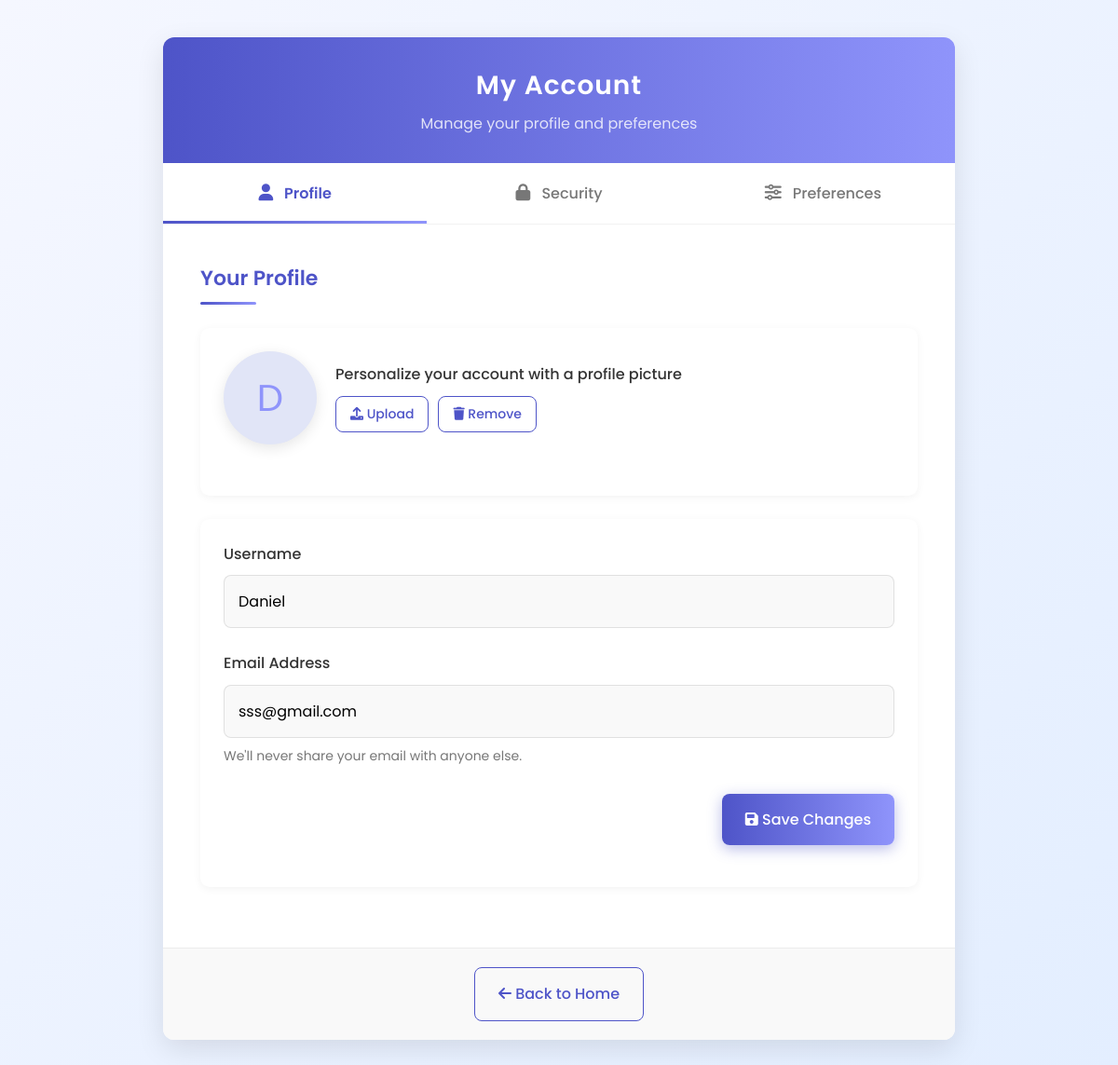
Page /account_setting.php (signed in) on the committed database.
### tables this page shows
CREATE TABLE `customer` (
  `Customer_id` int(11) NOT NULL,
  `Customer_name` varchar(50) NOT NULL,
  `Customer_email` varchar(50) NOT NULL,
  `Customer_password` varchar(50) NOT NULL,
  `profile_image` varchar(255) DEFAULT NULL,
  `reset_token` varchar(64) DEFAULT NULL,
  `reset_token_expires` datetime DEFAULT NULL,
  `is_active` tinyint(1) DEFAULT 1
);

### account_setting.php (the view, shortened to what this page needs)
<?php
$host = "localhost";
$db_user = "root";
$db_pass = "";
$db_name = "petshop";
$conn = new mysqli($host, $db_user, $db_pass, $db_name);
$customer_id = $_SESSION['customer_id'];
$sql = "SELECT Customer_id, Customer_name, Customer_email FROM customer WHERE Customer_id = ?";
$stmt = $conn->prepare($sql);
$stmt->bind_param("i", $customer_id);
$stmt->execute();
$result = $stmt->get_result();
$customer = $result->fetch_assoc();
$first_letter = strtoupper(substr($customer['Customer_name'], 0, 1));
?>
<!DOCTYPE html>
<html lang="en">
<head>
    <link rel="stylesheet" href="account_setting.css">
    <link rel="stylesheet" href="https://cdnjs.cloudflare.com/ajax/libs/font-awesome/6.0.0/css/all.min.css">
</head>
<body>
<div class="account-container">
    <div class="account-header">
        <h1>My Account</h1>
        <div class="header-subtitle">Manage your profile and preferences</div>
    </div>
    <div class="account-content">
        <div class="tab-navigation">
            <button class="tab active" data-tab="profile-tab">
                <i class="fas fa-user"></i> Profile
            </button>
            <button class="tab" data-tab="security-tab">
                <i class="fas fa-lock"></i> Security
            </button>
            <button class="tab" data-tab="preferences-tab">
                <i class="fas fa-sliders-h"></i> Preferences
            </button>
        </div>
        <div id="profile-tab" class="tab-content active">
            <h2 class="section-title">Your Profile</h2>
            <div class="setting-card">
                <div class="avatar-section">
                    <div class="avatar-container">
                        <div class="avatar-placeholder"><?php echo $first_letter; ?></div>
                    </div>
                    <div class="avatar-actions">
                        <p>Personalize your account with a profile picture</p>
                        <div class="avatar-buttons">
                            <button class="btn btn-secondary avatar-btn">
                                <i class="fas fa-upload"></i> Upload
                            </button>
                            <button class="btn btn-secondary avatar-btn">
                                <i class="fas fa-trash"></i> Remove
                            </button>
                        </div>
                    </div>
                </div>
            </div>
            <div class="setting-card">
                <form method="post" action="account_setting.php" class="settings-form">
                    <div class="form-group">
                        <label for="Customer_name">Username</label>
                        <input
                            type="text"
                            id="Customer_name"
                            name="Customer_name"
                            class="form-control"
                            value="<?php echo htmlspecialchars($customer['Customer_name']); ?>"
                            required
                        >
                    </div>
                    <div class="form-group">
                        <label for="Customer_email">Email Address</label>
                        <input
                            type="email"
                            id="Customer_email"
                            name="Customer_email"
                            class="form-control"
                            value="<?php echo htmlspecialchars($customer['Customer_email']); ?>"
                            required
                        >
                        <span class="form-hint">We'll never share your email with anyone else.</span>
                    </div>
                    <div class="form-actions">
                        <button type="submit" name="update_profile" class="btn btn-primary">
                            <i class="fas fa-save"></i> Save Changes
                        </button>
                    </div>
                </form>
            </div>
        </div>
    </div>
    <div class="navigation-links">
        <a href="userhomepage.php" class="btn btn-secondary">
            <i class="fas fa-arrow-left"></i> Back to Home
        </a>
    </div>
</div>
</body>
</html>

### account_setting.css (style rules this page uses)
:root { --primary-color: #4e54c8; --primary-gradient: linear-gradient(to right, #4e54c8, #8f94fb); --secondary-color: #f9f9f9; --accent-color: #6c63ff; --text-color: #333; --text-light: #777; --success-color: #00c853; --error-color: #ff3d00; --warning-color: #ffab00; --border-radius: 12px; --box-shadow: 0 10px 30px rgba(0, 0, 0, 0.1); --transition: all 0.3s ease; }
* { box-sizing: border-box; margin: 0; padding: 0; font-family: 'Poppins', 'Segoe UI', sans-serif; }
body { background-color: #f5f7ff; background-image: linear-gradient(135deg, #f5f7ff 0%, #e3eeff 100%); min-height: 100vh; padding: 40px 20px; line-height: 1.6; color: var(--text-color); }
.account-container { max-width: 850px; margin: 0 auto; background-color: white; border-radius: var(--border-radius); box-shadow: var(--box-shadow); overflow: hidden; position: relative; }
.account-header { background: var(--primary-gradient); padding: 30px; color: white; text-align: center; position: relative; }
.account-header h1 { margin: 0; font-weight: 600; font-size: 28px; letter-spacing: 1px; }
.header-subtitle { font-size: 16px; opacity: 0.8; margin-top: 5px; }
.account-content { padding: 0; }
.tab-navigation { display: flex; background-color: white; position: relative; border-bottom: 1px solid rgba(0,0,0,0.05); }
.tab { flex: 1; background: white; border: none; padding: 20px 15px; font-size: 16px; font-weight: 500; color: var(--text-light); cursor: pointer; transition: var(--transition); position: relative; overflow: hidden; }
.tab:before { content: ''; position: absolute; bottom: 0; left: 0; width: 100%; height: 3px; background: var(--primary-gradient); transform: scaleX(0); transition: var(--transition); transform-origin: center; }
.tab.active { color: var(--primary-color); font-weight: 600; }
.tab.active:before { transform: scaleX(1); }
.tab-content { display: none; padding: 40px; }
.tab-content.active { display: block; animation: fadeIn 0.5s ease; }
.tab i { margin-right: 8px; font-size: 18px; }
.section-title { color: var(--primary-color); font-size: 22px; font-weight: 600; margin-bottom: 25px; position: relative; padding-bottom: 10px; }
.section-title:after { content: ''; position: absolute; bottom: 0; left: 0; width: 60px; height: 3px; background: var(--primary-gradient); border-radius: 3px; }
.settings-form { margin-bottom: 20px; }
.form-group { margin-bottom: 25px; position: relative; }
.form-group label { display: block; margin-bottom: 10px; font-weight: 500; color: var(--text-color); font-size: 16px; }
.form-control { width: 100%; padding: 15px; border: 1px solid rgba(0,0,0,0.1); border-radius: 8px; font-size: 16px; transition: var(--transition); background-color: var(--secondary-color); }
.form-hint { display: block; margin-top: 8px; color: var(--text-light); font-size: 14px; }
.btn { display: inline-block; padding: 15px 25px; border: none; border-radius: 8px; font-size: 16px; font-weight: 500; cursor: pointer; transition: var(--transition); text-align: center; }
.btn-primary { background: var(--primary-gradient); color: white; box-shadow: 0 4px 15px rgba(78, 84, 200, 0.4); }
.btn-secondary { background-color: transparent; color: var(--primary-color); border: 1px solid var(--primary-color); }
.form-actions { display: flex; justify-content: flex-end; gap: 15px; margin-top: 30px; }
.navigation-links { text-align: center; padding: 20px; background-color: var(--secondary-color); border-top: 1px solid rgba(0,0,0,0.05); }
.navigation-links a { text-decoration: none; color: var(--primary-color); font-weight: 500; transition: var(--transition); }
.avatar-section { display: flex; align-items: center; margin-bottom: 30px; }
.avatar-container { width: 100px; height: 100px; border-radius: 50%; overflow: hidden; background-color: #e1e5f7; margin-right: 20px; position: relative; box-shadow: 0 4px 15px rgba(0, 0, 0, 0.1); }
.avatar-placeholder { width: 100%; height: 100%; display: flex; align-items: center; justify-content: center; font-size: 40px; color: #8f94fb; }
.avatar-actions { display: flex; flex-direction: column; }
.avatar-actions p { margin-bottom: 10px; font-weight: 500; }
.avatar-buttons { display: flex; gap: 10px; }
.avatar-btn { padding: 8px 15px; font-size: 14px; }
.setting-card { background: white; border-radius: 10px; padding: 25px; margin-bottom: 25px; box-shadow: 0 2px 10px rgba(0, 0, 0, 0.05); }

### rows in the picture
customer: Customer_name "D", Customer_name "Daniel", Customer_email "sss@gmail.com"
